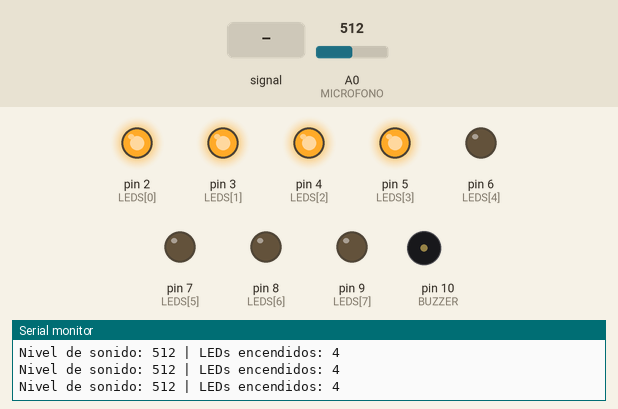
This sketch was run on a simulated Arduino Uno, built with avr-gcc and run on an emulated ATmega328P. Shown: output pins drawn as LEDs (lit = HIGH), buzzer (waves = sounding, pin HIGH), the last lines printed to the serial monitor. Inputs (shaded band) come from the test bench; at power-on: A0 (MICROFONO) = 512.

Above: at 1.2 s.
1.3 s: A0 (MICROFONO) fed a 200 Hz sine of ±81 counts around its level
At 2.51 s:
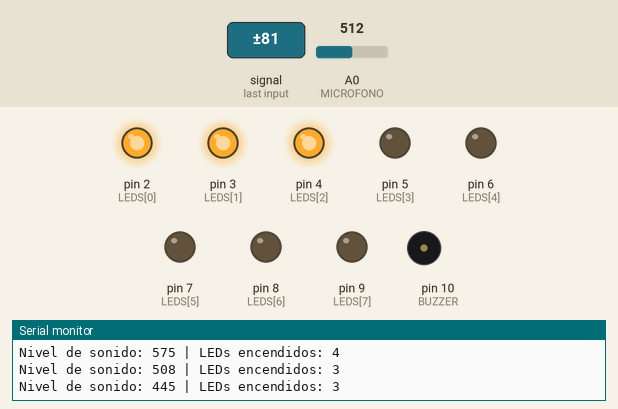
4.3 s: A0 (MICROFONO) set to 716
At 4.6 s:
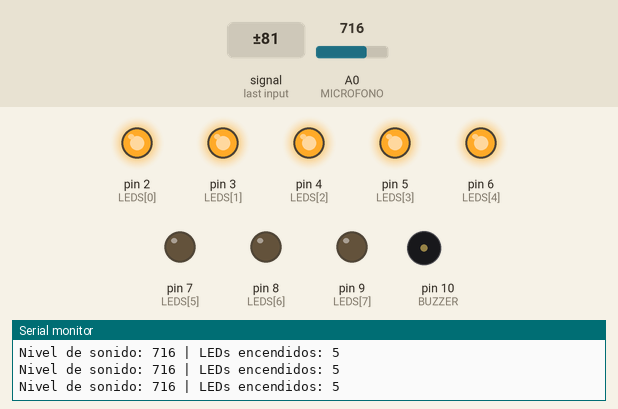
5.8 s: A0 (MICROFONO) fed a 50 Hz sine of ±306 counts around its level
At 6.2 s:
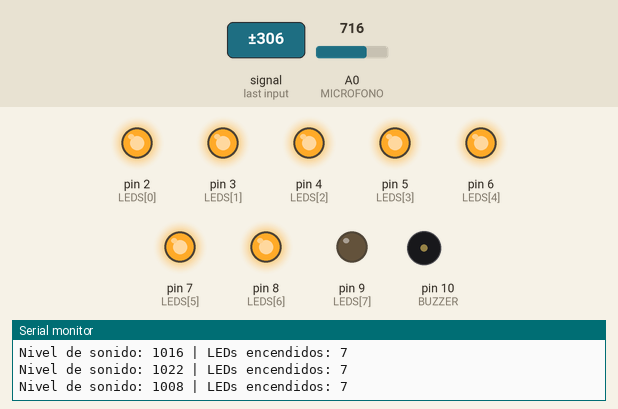
8.8 s: A0 (MICROFONO) set to 1023
At 9.3 s:
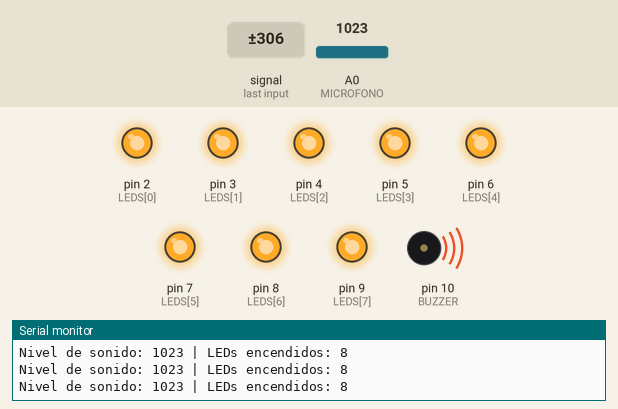
10.3 s: A0 (MICROFONO) set to 1004
At 10.9 s:
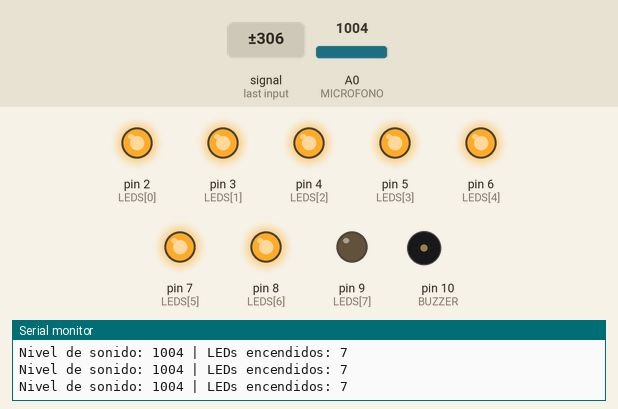
11.8 s: A0 (MICROFONO) set to 907
13.3 s: A0 (MICROFONO) set to 880
At 13.9 s:
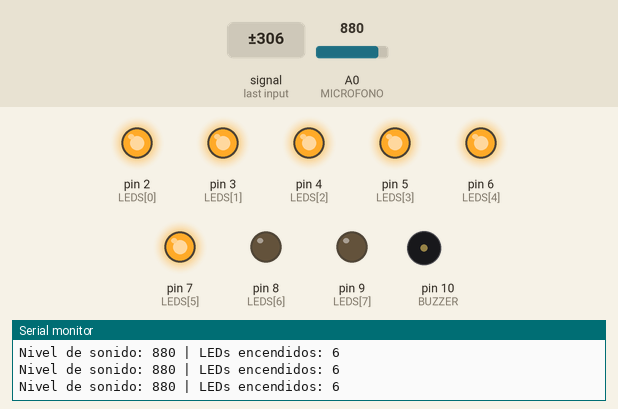
Timing chart, 0 to 15.8 s (numbered marks = the images above; inputs shaded):
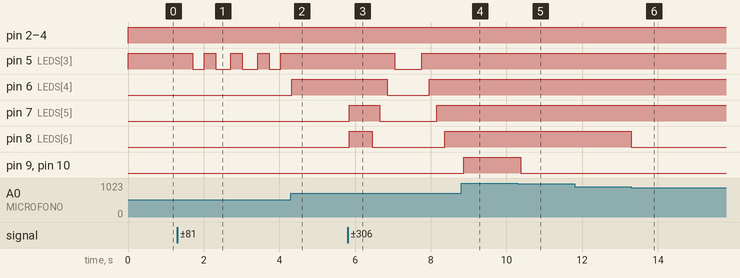

The sketch:

Practica27.ino
```cpp
#define MICROFONO A0  // Entrada del sensor de sonido
#define BUZZER 10     // Alarma sonora

// Pines de los LEDs
const int LEDS[] = {2, 3, 4, 5, 6, 7, 8, 9};
const int NUM_LEDS = sizeof(LEDS) / sizeof(LEDS[0]);

void setup() {
    pinMode(MICROFONO, INPUT);
    pinMode(BUZZER, OUTPUT);

    for (int i = 0; i < NUM_LEDS; i++) {
        pinMode(LEDS[i], OUTPUT);
    }

    Serial.begin(9600);
}

void loop() {
    int sonido = analogRead(MICROFONO);  // Leer nivel de sonido (0-1023)
    int nivel = map(sonido, 0, 1023, 0, NUM_LEDS);  // Mapear a 0-8 LEDs

    Serial.print("Nivel de sonido: "); Serial.print(sonido);
    Serial.print(" | LEDs encendidos: "); Serial.println(nivel);

    // Apagar todos los LEDs y el buzzer antes de actualizar
    for (int i = 0; i < NUM_LEDS; i++) {
        digitalWrite(LEDS[i], LOW);
    }
    digitalWrite(BUZZER, LOW);

    // Encender la cantidad de LEDs según el nivel de sonido
    for (int i = 0; i < nivel; i++) {
        digitalWrite(LEDS[i], HIGH);
    }

    // Activar buzzer si todos los LEDs están encendidos (ruido muy alto)
    if (nivel == NUM_LEDS) {
        digitalWrite(BUZZER, HIGH);
    }

    delay(100);  // Pequeña pausa para estabilidad
}

// Para verificar los codigos de los btns
// #include <IRremote.h>
// IRrecv irrecv(2);
// decode_results results;
// void setup() { Serial.begin(9600); irrecv.enableIRIn(); }
// void loop() {
//     if (irrecv.decode(&results)) {
//         Serial.println(results.value, HEX);
//         irrecv.resume();
//     }
// }
```

Measured:
- the behaviour switches between 1023 and 1022 on A0 (MICROFONO) (found by bisection; images 4 and 5)
- the behaviour switches between 896 and 895 on A0 (MICROFONO) (found by bisection; images 5 and 6)
- after the input at 1.3 s, pin 5 (LEDS[3]): HIGH → LOW after 0.41 s, then repeats every 0.71 s: HIGH 0.30 s, LOW 0.40 s
- after the input at 4.3 s, pin 5 (LEDS[3]): stops changing and stays HIGH; pin 6 (LEDS[4]): LOW → HIGH at once
- after the input at 5.8 s, pin 5 (LEDS[3]): HIGH → LOW after 1.3 s, → HIGH 0.71 s later; pin 6 (LEDS[4]): HIGH → LOW after 1.1 s, → HIGH 1.1 s later; pin 7 (LEDS[5]): LOW → HIGH at once, → LOW 0.81 s later, → HIGH 1.5 s later; pin 8 (LEDS[6]): LOW → HIGH at once, → LOW 0.60 s later, → HIGH 1.9 s later
- after the input at 8.8 s, pin 5 (LEDS[3]): stays HIGH (without the input it goes to LOW after 0.87 s); pin 6 (LEDS[4]): stays HIGH (without the input it goes to LOW after 0.67 s)
- after the input at 10.3 s, pin 9 (LEDS[7]), pin 10 (BUZZER): HIGH → LOW after 0.08 s
- after the input at 13.3 s, pin 8 (LEDS[6]): HIGH → LOW at once
